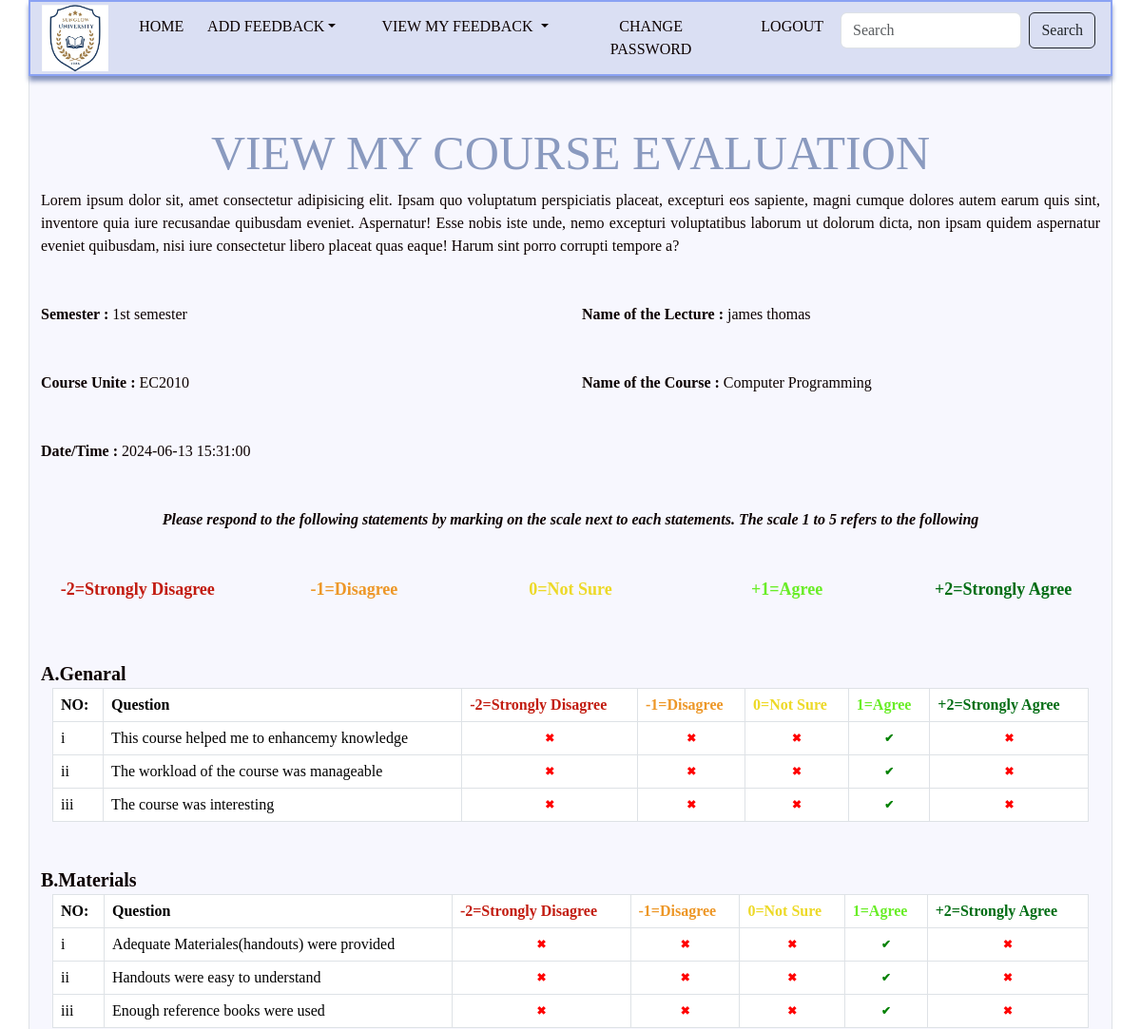
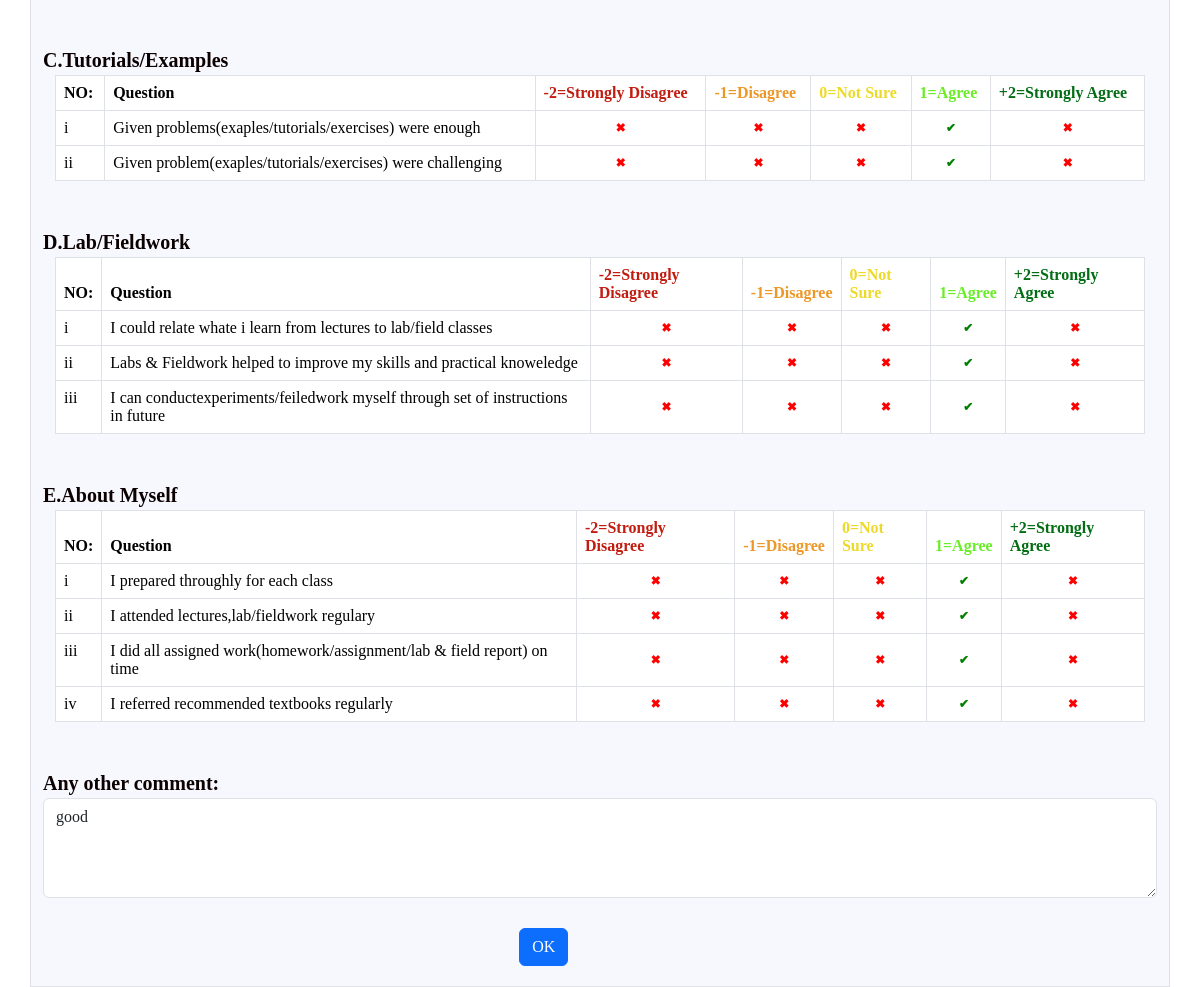
Page /feedback_management/viewcoursefeedback1.php?id=1 on the committed database (2 pictures, top to bottom).
### tables this page shows
CREATE TABLE `course_feedback` (
  `Id` int(50) NOT NULL,
  `User_Name` varchar(100) NOT NULL,
  `Lecture_Name` varchar(100) NOT NULL,
  `Semester` enum('1st semester','2nd semester','3rd semester','4th semester','5th semester','6th semester','7th semester','8th semester') NOT NULL,
  `Course_Name` varchar(200) NOT NULL,
  `Course_Code` varchar(50) NOT NULL,
  `A_1` enum('-2','-1','0','1','2') NOT NULL,
  `A_2` enum('-2','-1','0','1','2') NOT NULL,
  `A_3` enum('-2','-1','0','1','2') NOT NULL,
  `B_1` enum('-2','-1','0','1','2') NOT NULL,
  `B_2` enum('-2','-1','0','1','2') NOT NULL,
  `B_3` enum('-2','-1','0','1','2') NOT NULL,
  `C_1` enum('-2','-1','0','1','2') NOT NULL,
  `C_2` enum('-2','-1','0','1','2') NOT NULL,
  `D_1` enum('-2','-1','0','1','2') NOT NULL,
  `D_2` enum('-2','-1','0','1','2') NOT NULL,
  `D_3` enum('-2','-1','0','1','2') NOT NULL,
  `E_1` enum('-2','-1','0','1','2') NOT NULL,
  `E_2` enum('-2','-1','0','1','2') NOT NULL,
  `E_3` enum('-2','-1','0','1','2') NOT NULL,
  `E_4` enum('-2','-1','0','1','2') NOT NULL,
  `Other_Comment` varchar(1000) DEFAULT NULL,
  `Date_Time` datetime NOT NULL DEFAULT current_timestamp()
);

### feedback_management/viewcoursefeedback1.php (the view, shortened to what the rows shown need)
<?php
$servername ="localhost";
$username ="root";
$password ="";
$database ="student_feedback_management_system";
$connection = new mysqli($servername,$username,$password,$database);
$Semester = "";
$Course_Code = "";
$Course_Name = "";
$Lecture_Name ="";
$Date_Time = "";
$Other_Comment = "";
if ($_SERVER['REQUEST_METHOD']=='GET')
{
  $Id =$_GET["id"];
  $sql = "SELECT * FROM course_feedback WHERE id = '$Id'";
  $result = $connection->query($sql);
  $row = $result->fetch_assoc();
   $Semester = $row["Semester"];
   $Course_Code = $row["Course_Code"];
   $Course_Name = $row["Course_Name"];
   $Lecture_Name=$row["Lecture_Name"];
   $Date_Time = $row["Date_Time"];
   $Other_Comment = $row["Other_Comment"];
}
?>
<!DOCTYPE html>
<html >
    <head>
    <link href="https://cdn.jsdelivr.net/npm/bootstrap@5.3.2/dist/css/bootstrap.min.css" rel="stylesheet">
    <link href="https://cdn.jsdelivr.net/npm/bootstrap@5.3.3/dist/css/bootstrap.min.css" rel="stylesheet">
    <link rel="stylesheet" type="text/css" href="css/viewcoursefeedback.css">
</head>
   <body class="body">
  <div class="container border" style="background-color: rgba(123, 115, 231, 0.06);padding-bottom: 20px;">
             <h1 style="text-align: center; font-size: 50px; color: #8a9abf; padding-top: 50px;">VIEW MY COURSE EVALUATION</h1>
        <form  class="form-container" style="display:block;">
             <div class="row font my-5" >
                <div class=" col-6">
                    <b>Semester :</b>
                      <?php echo $Semester; ?>
                </div>
                <div class="col-6">
                    <b> Name of the Lecture :</b>
                    <?php echo $Lecture_Name; ?>
                </div>
            </div>
            <div class="row my-4 font" >
                    <div class=" col-6">
                        <b>Course Unite :</b>
                        <?php echo $Course_Code; ?>
                    </div>
                    <div class="col-6">
                        <b>Name of the Course :</b>
                        <?php echo $Course_Name; ?>
                    </div>
            </div>
            <div class="row my-5 font" >
                    <div class=" col-6">
                        <b>Date/Time :</b>
                        <?php echo $Date_Time; ?>
                    </div>
            </div>
            <div class="container con">
                <div class="row" >
                  <div class="col-12">
                    <table class="table table-bordered">
                      <thead >
                        <tr>
                          <th scope="col-1">NO:</th>
                          <th scope="col-6">Question</th>
                          <th scope="col-1" style="color: rgb(194, 28, 16);">-2=Strongly Disagree</th>
                          <th scope="col-1" style="color: rgb(237, 151, 39);">-1=Disagree</th>
                          <th scope="col-1" style="color: rgb(237, 217, 39);">0=Not Sure</th>
                          <th scope="col-1" style="color: rgb(105, 237, 39);">1=Agree</th>
                          <th scope="col-1" style="color: rgb(2, 109, 20);">+2=Strongly Agree</th>
                        </tr>
                      </thead>
                    </table>
                  </div>
                </div>
            </div>
            <div class="container con">
                <div class="row" >
                  <div class="col-12">
                    <table class="table table-bordered">
                      <thead >
                        <tr>
                          <th scope="col-1">NO:</th>
                          <th scope="col-6">Question</th>
                          <th scope="col-1" style="color: rgb(194, 28, 16);">-2=Strongly Disagree</th>
                          <th scope="col-1" style="color: rgb(237, 151, 39);">-1=Disagree</th>
                          <th scope="col-1" style="color: rgb(237, 217, 39);">0=Not Sure</th>
                          <th scope="col-1" style="color: rgb(105, 237, 39);">1=Agree</th>
                          <th scope="col-1" style="color: rgb(2, 109, 20);">+2=Strongly Agree</th>
                        </tr>
                      </thead>
                    </table>
                  </div>
                </div>
            </div>
            <div class="container con">
                <div class="row" >
                  <div class="col-12">
                    <table class="table table-bordered">
                      <thead >
                        <tr>
                          <th scope="col-1">NO:</th>
                          <th scope="col-6">Question</th>
                          <th scope="col-1" style="color: rgb(194, 28, 16);">-2=Strongly Disagree</th>
                          <th scope="col-1" style="color: rgb(237, 151, 39);">-1=Disagree</th>
                          <th scope="col-1" style="color: rgb(237, 217, 39);">0=Not Sure</th>
                          <th scope="col-1" style="color: rgb(105, 237, 39);">1=Agree</th>
                          <th scope="col-1" style="color: rgb(2, 109, 20);">+2=Strongly Agree</th>
                        </tr>
                      </thead>
                    </table>
                  </div>
                </div>
            </div>
            <div class="container con">
                <div class="row" >
                  <div class="col-12">
                    <table class="table table-bordered">
                      <thead >
                        <tr>
                          <th scope="col-1">NO:</th>
                          <th scope="col-6">Question</th>
                          <th scope="col-1" style="color: rgb(194, 28, 16);">-2=Strongly Disagree</th>
                          <th scope="col-1" style="color: rgb(237, 151, 39);">-1=Disagree</th>
                          <th scope="col-1" style="color: rgb(237, 217, 39);">0=Not Sure</th>
                          <th scope="col-1" style="color: rgb(105, 237, 39);">1=Agree</th>
                          <th scope="col-1" style="color: rgb(2, 109, 20);">+2=Strongly Agree</th>
                        </tr>
                      </thead>
                    </table>
                  </div>
                </div>
            </div>
            <div class="container con">
                <div class="row" >
                  <div class="col-12">
                    <table class="table table-bordered">
                      <thead >
                        <tr>
                          <th scope="col-1">NO:</th>
                          <th scope="col-6">Question</th>
                          <th scope="col-1" style="color: rgb(194, 28, 16);">-2=Strongly Disagree</th>
                          <th scope="col-1" style="color: rgb(237, 151, 39);">-1=Disagree</th>
                          <th scope="col-1" style="color: rgb(237, 217, 39);">0=Not Sure</th>
                          <th scope="col-1" style="color: rgb(105, 237, 39);">1=Agree</th>
                          <th scope="col-1" style="color: rgb(2, 109, 20);">+2=Strongly Agree</th>
                        </tr>
                      </thead>
                    </table>
                  </div>
                </div>
            </div>
            <div class=" font" style="font-size:20px;font-weight: bold;margin-top: 30px;"><b>Any other comment: </b> <textarea class="form-control" type="text" placeholder="Type your comment..." rows="3" style="height: 100px;" name="Other_Comment" required><?php echo $Other_Comment; ?></textarea></div>
        </form>
   </div>
   </body>
</html>

### rows in the picture
course_feedback: Semester "1st semester", Lecture_Name "james thomas", Course_Code "EC2010", Course_Name "Computer Programming", Date_Time "2024-06-13 15:31:00", Other_Comment "good"
